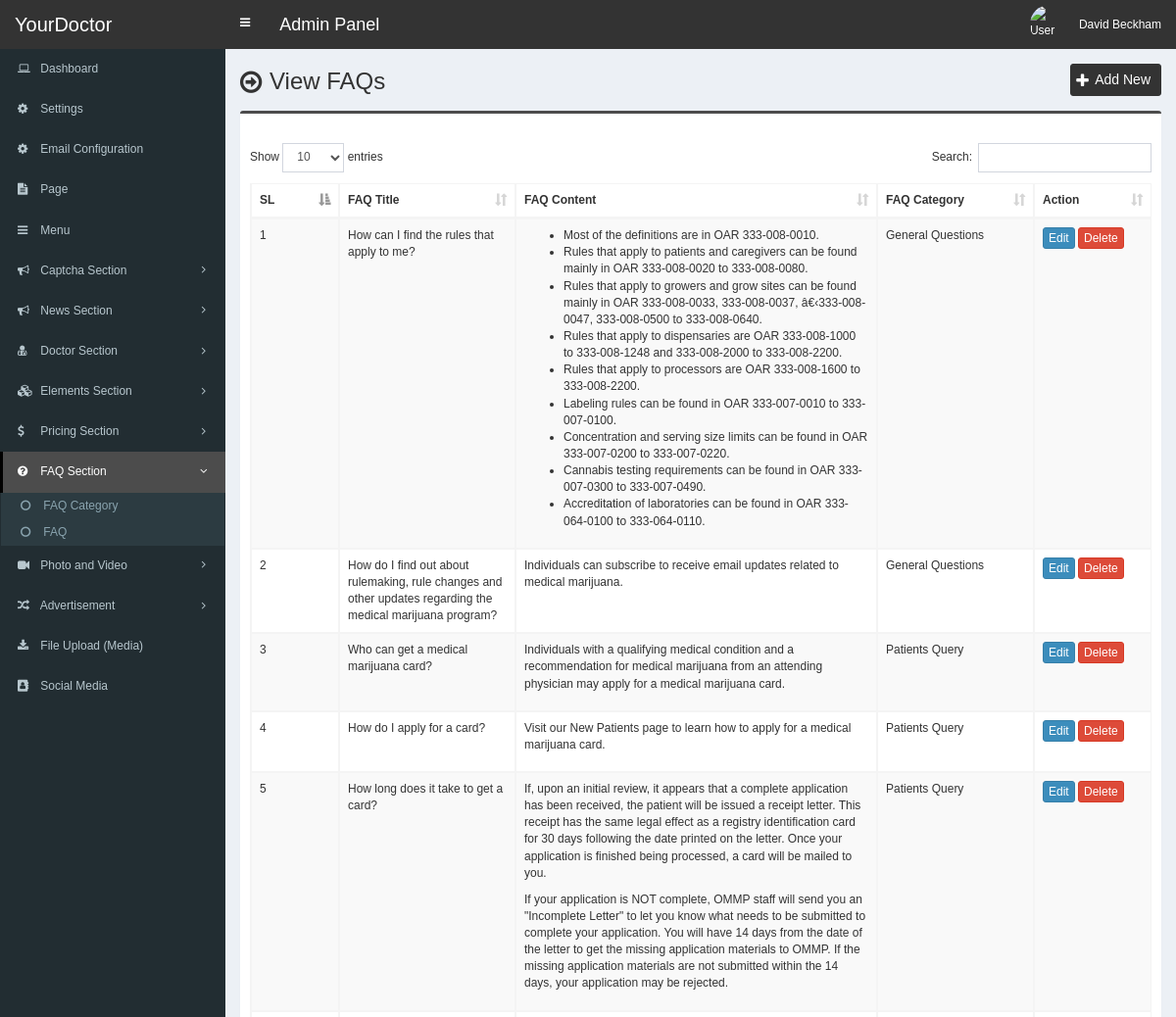
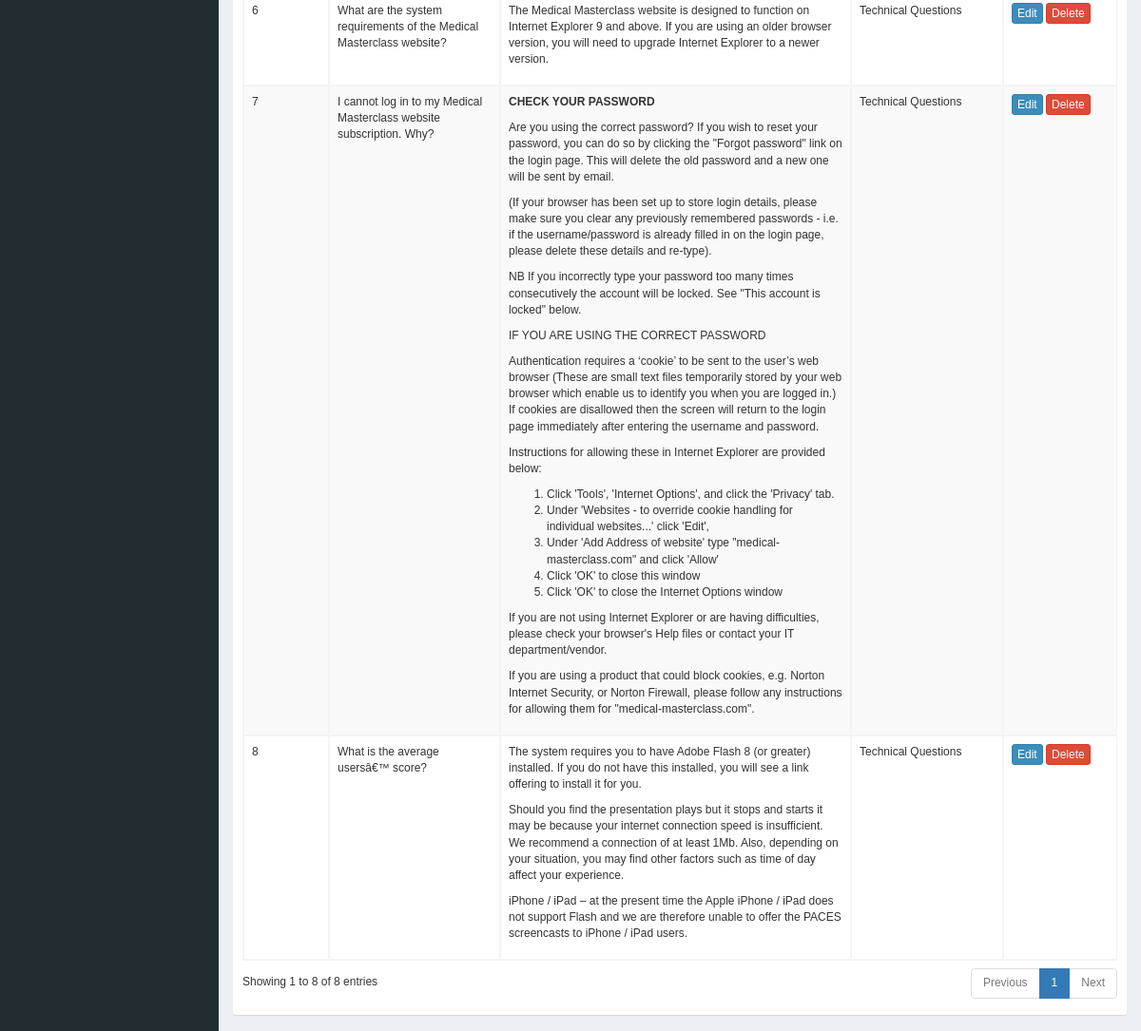
The app's page /admin/faq.php (signed in) with its own data (2 pictures, top to bottom).
### tables this page shows
CREATE TABLE `tbl_settings` (
  `id` int(11) NOT NULL,
  `logo` varchar(255) NOT NULL,
  `favicon` varchar(255) NOT NULL,
  `footer_about` mediumtext NOT NULL,
  `footer_copyright` mediumtext NOT NULL,
  `contact_address` mediumtext NOT NULL,
  `contact_email` varchar(255) NOT NULL,
  `contact_phone` varchar(255) NOT NULL,
  `contact_fax` varchar(255) NOT NULL,
  `contact_map_iframe` mediumtext NOT NULL,
  `total_recent_news_footer` int(10) NOT NULL,
  `total_popular_news_footer` int(10) NOT NULL,
  `total_recent_news_sidebar` int(11) NOT NULL,
  `total_popular_news_sidebar` int(11) NOT NULL,
  `total_recent_news_home_page` int(11) NOT NULL,
  `meta_title_home` mediumtext NOT NULL,
  `meta_keyword_home` mediumtext NOT NULL,
  `meta_description_home` mediumtext NOT NULL,
  `home_title_service` varchar(255) NOT NULL,
  `home_subtitle_service` varchar(255) NOT NULL,
  `home_status_service` int(11) NOT NULL,
  `home_title_department` varchar(255) NOT NULL,
  `home_subtitle_department` varchar(255) NOT NULL,
  `home_status_department` int(11) NOT NULL,
  `home_title_doctor` varchar(255) NOT NULL,
  `home_subtitle_doctor` varchar(255) NOT NULL,
  `home_status_doctor` int(11) NOT NULL,
  `home_title_pricing` varchar(255) NOT NULL,
  `home_subtitle_pricing` varchar(255) NOT NULL,
  `home_status_pricing` int(11) NOT NULL,
  `home_title_testimonial` varchar(255) NOT NULL,
  `home_subtitle_testimonial` varchar(255) NOT NULL,
  `home_status_testimonial` int(11) NOT NULL,
  `home_title_news` varchar(255) NOT NULL,
  `home_subtitle_news` varchar(255) NOT NULL,
  `home_status_news` int(11) NOT NULL,
  `home_title_partner` varchar(255) NOT NULL,
  `home_subtitle_partner` varchar(255) NOT NULL,
  `home_status_partner` int(11) NOT NULL,
  `color` varchar(20) NOT NULL,
  `preloader_status` text NOT NULL,
  `website_name` text NOT NULL
);

CREATE TABLE `tbl_faq` (
  `faq_id` int(11) NOT NULL,
  `faq_title` varchar(255) NOT NULL,
  `faq_content` mediumtext NOT NULL,
  `faq_category_id` int(11) NOT NULL
);

CREATE TABLE `tbl_faq_category` (
  `faq_category_id` int(11) NOT NULL,
  `faq_category_name` varchar(255) NOT NULL
);

### admin/faq.php (the view, shortened to what this page needs)
<?php require_once('header.php'); ?>
<section class="content-header">
	<div class="content-header-left">
		<h1>View FAQs</h1>
	</div>
	<div class="content-header-right">
		<a href="faq-add.php" class="btn btn-primary btn-sm">Add New</a>
	</div>
</section>
<section class="content">
  <div class="row">
    <div class="col-md-12">
      <div class="box box-info">
        <div class="box-body table-responsive">
          <table id="example1" class="table table-bordered table-striped">
			<thead>
			    <tr>
			        <th width="50">SL</th>
			        <th width="140">FAQ Title</th>
			        <th>FAQ Content</th>
			        <th width="120">FAQ Category</th>
			        <th width="80">Action</th>
			    </tr>
			</thead>
            <tbody>
	            <?php
	            	$i=0;
	            	$statement = $pdo->prepare("SELECT
												t1.faq_id,
												t1.faq_title,
												t1.faq_content,
												t1.faq_category_id,
												t2.faq_category_id,
												t2.faq_category_name
	            	                           	FROM tbl_faq t1
	            	                           	JOIN tbl_faq_category t2
	            	                           	ON t1.faq_category_id = t2.faq_category_id");
	            	$statement->execute();
	            	$result = $statement->fetchAll(PDO::FETCH_ASSOC);
	            	foreach ($result as $row) {
	            		$i++;
		            	?>
			            <tr>
			                <td><?php echo $i; ?></td>
			                <td><?php echo $row['faq_title']; ?></td>
			                <td><?php echo $row['faq_content']; ?></td>
			                <td><?php echo $row['faq_category_name']; ?></td>
			                <td>
			                    <a href="faq-edit.php?id=<?php echo $row['faq_id']; ?>" class="btn btn-primary btn-xs">Edit</a>
			                    <a href="#" class="btn btn-danger btn-xs" data-href="faq-delete.php?id=<?php echo $row['faq_id']; ?>" data-toggle="modal" data-target="#confirm-delete">Delete</a>
			                </td>
			            </tr>
			            <?php
	            	}
	            ?>
            </tbody>
          </table>
        </div>
      </div>
</section>
<?php require_once('footer.php'); ?>

### admin/header.php (shortened to what this page needs)
<?php
include("config.php");
$q = $pdo->prepare("
			SELECT *
			FROM tbl_settings
			WHERE id=?
		");
$q->execute([1]);
$res = $q->fetchAll();
foreach ($res as $row) {
	$website_name = $row['website_name'];
}
?>
<!DOCTYPE html>
<html>
<head>
	<link rel="stylesheet" href="css/bootstrap.min.css">
	<link rel="stylesheet" href="css/font-awesome.min.css">
	<link rel="stylesheet" href="css/ionicons.min.css">
	<link rel="stylesheet" href="css/datepicker3.css">
	<link rel="stylesheet" href="css/all.css">
	<link rel="stylesheet" href="css/select2.min.css">
	<link rel="stylesheet" href="css/dataTables.bootstrap.css">
	<link rel="stylesheet" href="css/jquery.fancybox.css">
	<link rel="stylesheet" href="css/AdminLTE.min.css">
	<link rel="stylesheet" href="css/_all-skins.min.css">
	<link rel="stylesheet" href="css/on-off-switch.css">
	<link rel="stylesheet" href="css/summernote.css">
	<link rel="stylesheet" href="css/style.css">
</head>
<body class="hold-transition fixed skin-blue sidebar-mini">
	<div class="wrapper">
		<header class="main-header">
			<a href="index.php" class="logo">
				<span class="logo-lg"><?php echo $website_name; ?></span>
			</a>
			<nav class="navbar navbar-static-top">
				<a href="#" class="sidebar-toggle" data-toggle="offcanvas" role="button">
				</a>
				<span style="float:left;line-height:50px;color:#fff;padding-left:15px;font-size:18px;">Admin Panel</span>
				<div class="navbar-custom-menu">
					<ul class="nav navbar-nav">
						<li class="dropdown user user-menu">
							<a href="#" class="dropdown-toggle" data-toggle="dropdown">
								<img src="../assets/uploads/<?php echo $_SESSION['user']['photo']; ?>" class="user-image" alt="User Image">
								<span class="hidden-xs"><?php echo $_SESSION['user']['full_name']; ?></span>
							</a>
						</li>
					</ul>
				</div>
			</nav>
		</header>
  		<?php $cur_page = substr($_SERVER["SCRIPT_NAME"],strrpos($_SERVER["SCRIPT_NAME"],"/")+1); ?>
  		<aside class="main-sidebar">
    		<section class="sidebar">
      			<ul class="sidebar-menu">
			        <li class="treeview <?php if($cur_page == 'index.php') {echo 'active';} ?>">
			          <a href="index.php">
			            <i class="fa fa-laptop"></i> <span>Dashboard</span>
			          </a>
			        </li>
					<?php
						if($_SESSION['user']['role'] == 'Super Admin'
					      || $_SESSION['user']['role'] == 'Admin'):
					?>
			        <li class="treeview <?php if( ($cur_page == 'settings.php') ) {echo 'active';} ?>">
			          <a href="settings.php">
			            <i class="fa fa-cog"></i> <span>Settings</span>
			          </a>
			        </li>
			        <?php endif; ?>
			        <?php
						if($_SESSION['user']['role'] == 'Super Admin'
					      || $_SESSION['user']['role'] == 'Admin'):
					?>
			        <li class="treeview <?php if( ($cur_page == 'setting-email.php') ) {echo 'active';} ?>">
			          <a href="setting-email.php">
			            <i class="fa fa-cog"></i> <span>Email Configuration</span>
			          </a>
			        </li>
			        <?php endif; ?>
			        <?php
						if($_SESSION['user']['role'] == 'Super Admin'
					      || $_SESSION['user']['role'] == 'Admin'):
					?>
			        <li class="treeview <?php if( ($cur_page == 'page-add.php')||($cur_page == 'page.php')||($cur_page == 'page-edit.php') ) {echo 'active';} ?>">
			          <a href="page.php">
			            <i class="fa fa-file-text"></i> <span>Page</span>
			          </a>
			        </li>
			        <?php endif; ?>
			        <?php
						if($_SESSION['user']['role'] == 'Super Admin'
					      || $_SESSION['user']['role'] == 'Admin'):
					?>
			        <li class="treeview <?php if( ($cur_page == 'menu-add.php')||($cur_page == 'menu.php')||($cur_page == 'menu-edit.php') ) {echo 'active';} ?>">
			          <a href="menu.php">
			            <i class="fa fa-bars"></i> <span>Menu</span>
			          </a>
			        </li>
			        <?php endif; ?>
			        <li class="treeview <?php if( ($cur_page == 'setting-captcha.php')||($cur_page == 'captcha.php')) {echo 'active';} ?>">
						<a href="#">
							<i class="fa fa-bullhorn"></i>
							<span>Captcha Section</span>
							<span class="pull-right-container">
								<i class="fa fa-angle-left pull-right"></i>
							</span>
						</a>
					</li>
					<li class="treeview <?php if( ($cur_page == 'category-add.php')||($cur_page == 'category.php')||($cur_page == 'category-edit.php') || ($cur_page == 'news-add.php')||($cur_page == 'news.php')||($cur_page == 'news-edit.php') || ($cur_page == 'comment.php') ) {echo 'active';} ?>">
						<a href="#">
							<i class="fa fa-bullhorn"></i>
							<span>News Section</span>
							<span class="pull-right-container">
								<i class="fa fa-angle-left pull-right"></i>
							</span>
						</a>
					</li>
					<li class="treeview <?php if( ($cur_page == 'designation-add.php')||($cur_page == 'designation.php')||($cur_page == 'designation-edit.php') || ($cur_page == 'doctor-add.php')||($cur_page == 'doctor.php')||($cur_page == 'doctor-edit.php') ) {echo 'active';} ?>">
						<a href="#">
							<i class="fa fa-user-md"></i>
							<span>Doctor Section</span>
							<span class="pull-right-container">
								<i class="fa fa-angle-left pull-right"></i>
							</span>
						</a>
					</li>
					<li class="treeview <?php if( ($cur_page == 'slider-add.php')||($cur_page == 'slider.php')||($cur_page == 'slider-edit.php') || ($cur_page == 'testimonial-add.php')||($cur_page == 'testimonial.php')||($cur_page == 'testimonial-edit.php') || ($cur_page == 'partner-add.php')||($cur_page == 'partner.php')||($cur_page == 'partner-edit.php') || ($cur_page == 'service-add.php')||($cur_page == 'service.php')||($cur_page == 'service-edit.php') || ($cur_page == 'department-add.php')||($cur_page == 'department.php')||($cur_page == 'department-edit.php') ) {echo 'active';} ?>">
						<a href="#">
							<i class="fa fa-cubes"></i>
							<span>Elements Section</span>
							<span class="pull-right-container">
								<i class="fa fa-angle-left pull-right"></i>
							</span>
						</a>
					</li>
					<li class="treeview <?php if( ($cur_page == 'pricing-plan-add.php')||($cur_page == 'pricing-plan.php')||($cur_page == 'pricing-plan-edit.php') || ($cur_page == 'pricing-item-add.php')||($cur_page == 'pricing-item.php')||($cur_page == 'pricing-item-edit.php') ) {echo 'active';} ?>">
						<a href="#">
							<i class="fa fa-usd"></i>
							<span>Pricing Section</span>
							<span class="pull-right-container">
								<i class="fa fa-angle-left pull-right"></i>
							</span>
						</a>
					</li>
					<li class="treeview <?php if( ($cur_page == 'faq-category-add.php')||($cur_page == 'faq-category.php')||($cur_page == 'faq-category-edit.php') || ($cur_page == 'faq-add.php')||($cur_page == 'faq.php')||($cur_page == 'faq-edit.php') ) {echo 'active';} ?>">
						<a href="#">
							<i class="fa fa-question-circle"></i>
							<span>FAQ Section</span>
							<span class="pull-right-container">
								<i class="fa fa-angle-left pull-right"></i>
							</span>
						</a>
						<ul class="treeview-menu">
							<li><a href="faq-category.php"><i class="fa fa-circle-o"></i> FAQ Category</a></li>
							<li><a href="faq.php"><i class="fa fa-circle-o"></i> FAQ</a></li>
						</ul>
					</li>
			        <li class="treeview <?php if( ($cur_page == 'photo-category-add.php')||($cur_page == 'photo-category.php')||($cur_page == 'photo-category-edit.php') || ($cur_page == 'photo-add.php')||($cur_page == 'photo.php')||($cur_page == 'photo-edit.php') || ($cur_page == 'video-category-add.php')||($cur_page == 'video-category.php')||($cur_page == 'video-category-edit.php') || ($cur_page == 'video-add.php')||($cur_page == 'video.php')||($cur_page == 'video-edit.php') ) {echo 'active';} ?>">
						<a href="#">
							<i class="fa fa-video-camera"></i>
							<span>Photo and Video</span>
							<span class="pull-right-container">
								<i class="fa fa-angle-left pull-right"></i>
							</span>
						</a>
					</li>
			        <li class="treeview <?php if( ($cur_page == 'advertisement-home.php') || ($cur_page == 'advertisement-sidebar.php') || ($cur_page == 'advertisement-sidebar-add.php') || ($cur_page == 'advertisement-sidebar-edit.php') || ($cur_page == 'advertisement-category.php') || ($cur_page == 'advertisement-category-add.php') || ($cur_page == 'advertisement-category-edit.php') ) {echo 'active';} ?>">
						<a href="#">
							<i class="fa fa-random"></i>
							<span>Advertisement</span>
							<span class="pull-right-container">
								<i class="fa fa-angle-left pull-right"></i>
							</span>
						</a>
					</li>
					<li class="treeview <?php if( ($cur_page == 'file-add.php')||($cur_page == 'file.php')||($cur_page == 'file-edit.php') ) {echo 'active';} ?>">
			          <a href="file.php">
			            <i class="fa fa-download"></i> <span>File Upload (Media)</span>
			          </a>
			        </li>
					<?php
						if($_SESSION['user']['role'] == 'Super Admin'
					      || $_SESSION['user']['role'] == 'Admin'):
					?>
			        <li class="treeview <?php if( ($cur_page == 'social-media.php') ) {echo 'active';} ?>">
			          <a href="social-media.php">
			            <i class="fa fa-address-book"></i> <span>Social Media</span>
			          </a>
			        </li>
			        <?php endif; ?>
      			</ul>
    		</section>
  		</aside>
  		<div class="content-wrapper">

### admin/footer.php (shortened to what this page needs)
		</div>
	</div>
</body>
</html>

### admin/css/style.css (style rules this page uses)
body { font-size: 12px; font-family: 'verdana', sans-serif; }
.navbar-nav>.user-menu .user-image { width: 40px; height: 40px; margin-top: -10px; }
.content-header>h1, .content-header .content-header-left h1 { font-family: 'verdana', sans-serif; }
.main-header .logo { text-align: left; }
.main-header .logo .logo-lg { font-family: 'verdana', sans-serif; }
.box-info { padding-top: 20px; }
.sidebar-menu li.active>a>.pull-right-container>.fa-angle-left { -webkit-transform: rotate(90deg); -ms-transform: rotate(90deg); -o-transform: rotate(90deg); transform: rotate(90deg); }
.sidebar-menu li>a>.pull-right-container>.fa-angle-left:before { content: "\f105"; }
.content-header { overflow: hidden; }
.content-header .content-header-left { float: left; padding-top: 5px; }
.content-header .content-header-right { float: right; }
.content-header .content-header-left h1 { margin-top: 0; margin-bottom: 0; padding-left: 30px; font-size: 24px; position: relative; }
.content-header .content-header-left h1:before { position: absolute; top: 0; left: 0; font-family: 'FontAwesome', sans-serif; font-size: 26px; content: '\f18e'; }
.content-header .content-header-right a { position: relative; padding-left: 24px; font-size: 14px; }
.content-header .content-header-right a:before { position: absolute; top: 4px; left: 5px; font-family: 'FontAwesome', sans-serif; font-size: 16px; content: '\f067'; }
.skin-blue .sidebar-menu>li:hover>a, .skin-blue .sidebar-menu>li.active>a { color: #fff; background: #3c8dbc; border-left-color: #3c8dbc; }
.skin-blue .main-header .logo, .skin-blue .main-header .logo:hover, .skin-blue .main-header .navbar, .skin-blue .main-header .navbar .sidebar-toggle:hover { background-color: #333333; }
.skin-blue .sidebar-menu>li:hover>a, .skin-blue .sidebar-menu>li.active>a { background-color: #4c4c4c; border-left-color: #000000; }
.box.box-info { border-top-color: #4c4c4c; }
.content-header .content-header-right a { background-color: #333333; border-color: #333333; }
.sidebar-menu .treeview-menu>li>a { font-size: 12px; }

### records on screen
tbl_settings: website_name "YourDoctor"
tbl_faq: faq_title "How can I find the rules that apply to me?", faq_content "Most of the definitions are in OAR 333-008-0010. Rules that apply to patients and caregivers can be found mainly in OAR 333-008-0020 to 333-008-0080. Rules that apply to growers and grow sites can be found mainly in OAR 333-008-0033, 333-008-0037, â€‹333-008-0047, 333-008-0500 to 333-008-0640. Rules that apply to dispensaries are OAR 333-008-1000 to 333-008-1248 and 333-008-2000 to 333-008-2200. Rules that apply to processors are OAR 333-008-1600 to 333-008-2200. Labeling rules can be found in OAR 333-007-0010 to 333-007-0100. Concentration and serving size limits can be found in OAR 333-007-0200 to 333-007-0220. Cannabis testing requirements can be found in OAR 333-007-0300 to…", faq_category.faq_category_name "General Questions"
tbl_faq: faq_title "How do I find out about rulemaking, rule changes and other updates regarding the medical marijuana program?", faq_content "Individuals can subscribe to receive email updates related to medical marijuana.", faq_category.faq_category_name "General Questions"
tbl_faq: faq_title "Who can get a medical marijuana card?", faq_content "Individuals with a qualifying medical condition and a recommendation for medical marijuana from an attending physician may apply for a medical marijuana card.", faq_category.faq_category_name "Patients Query"
tbl_faq: faq_title "How do I apply for a card?", faq_content "Visit our New Patients page to learn how to apply for a medical marijuana card.", faq_category.faq_category_name "Patients Query"
tbl_faq: faq_title "How long does it take to get a card?", faq_content "If, upon an initial review, it appears that a complete application has been received, the patient will be issued a receipt letter. This receipt has the same legal effect as a registry identification card for 30 days following the date printed on the letter. Once your application is finished being processed, a card will be mailed to you. If your application is NOT complete, OMMP staff will send you an \"Incomplete Letter\" to let you know what needs to be submitted to complete your application. You will have 14 days from the date of the letter to get the missing application materials to OMMP. If the missing application materials are not submitted within the 14 days, your application may be…", faq_category.faq_category_name "Patients Query"
tbl_faq: faq_title "What are the system requirements of the Medical Masterclass website?", faq_content "The Medical Masterclass website is designed to function on Internet Explorer 9 and above. If you are using an older browser version, you will need to upgrade Internet Explorer to a newer version.", faq_category.faq_category_name "Technical Questions"
tbl_faq: faq_title "I cannot log in to my Medical Masterclass website subscription. Why?", faq_content "CHECK YOUR PASSWORD Are you using the correct password? If you wish to reset your password, you can do so by clicking the \"Forgot password\" link on the login page. This will delete the old password and a new one will be sent by email. (If your browser has been set up to store login details, please make sure you clear any previously remembered passwords - i.e. if the username/password is already filled in on the login page, please delete these details and re-type). NB If you incorrectly type your password too many times consecutively the account will be locked. See \"This account is locked\" below. IF YOU ARE USING THE CORRECT PASSWORD Authentication requires a ‘cookie’ to be sent to the…", faq_category.faq_category_name "Technical Questions"
tbl_faq: faq_title "What is the average usersâ€™ score?", faq_content "The system requires you to have Adobe Flash 8 (or greater) installed. If you do not have this installed, you will see a link offering to install it for you. Should you find the presentation plays but it stops and starts it may be because your internet connection speed is insufficient. We recommend a connection of at least 1Mb. Also, depending on your situation, you may find other factors such as time of day affect your experience. iPhone / iPad – at the present time the Apple iPhone / iPad does not support Flash and we are therefore unable to offer the PACES screencasts to iPhone / iPad users.", faq_category.faq_category_name "Technical Questions"

### other values on screen
$_SESSION['user']['full_name'] "David Beckham"
